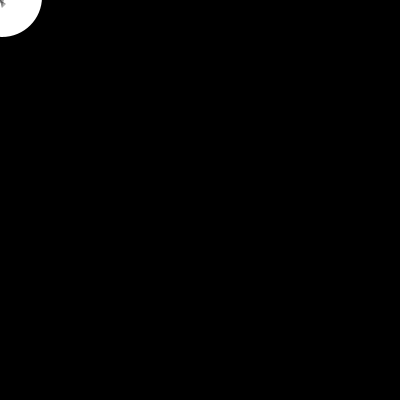
Frame 1 (no input)
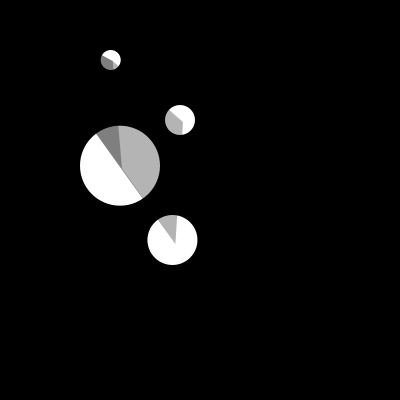
Frame 60 (the mouse pressed at the canvas centre just before this capture)
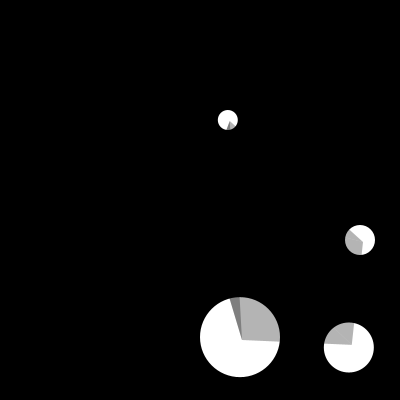
Frame 120 (the mouse held since frame 60 and released just before this capture)

The Processing sketch that drew these frames (run headless with seeded random() and noise(); from frame 60 on, the mouse is pressed at the canvas centre):

// Processing sketch: processing_130481
// ── processing_130481.pde

//Copyright Christopher Henley 2014

/* As the orbs move randomly around the space
the connecting vertex can be moved with the mouse.
pressing any button grows the orbs and clicking the
left mouse button changes the bacground color at
random*/

//initialize x/y centerpoint location for orbs
float orb1x,orb1y;
float orb2x,orb2y;
float orb3x,orb3y;
float orb4x,orb4y;
//initialize random trajectories for orbs
float a=-1;
float b=4;
float c=-4;
float d=1;
float e=2;
float f=-3;
float g=3;
float h=2;
//initialize random color generation for connecting triangles
float clr1,clr2,clr3;
float clr4,clr5,clr6;
//initialize random background color
float bgclr1,bgclr2,bgclr3;
//initialize orb size
float diam;

void setup(){
  size(400,400);
  background(0,0,0);
  noCursor();
}

void draw(){
  rectMode(CENTER);
  fill(bgclr1,bgclr2,bgclr3);
  rect(width/2,height/2,width,height);
  fill(255,255,255);
  noStroke();
  //Orb No.1
  ellipse(orb1x+a,orb1y+b,50+diam,50+diam);
  orb1x=orb1x+a;
  orb1y=orb1y+b;
  if (orb1x>=width){
    a=random(-4,-1);
    clr1=random(255);
  }
  if (orb1y>=height){
    b=random(-4,-1);
  }
  if (orb1x<=0){
    a=random(1,4);
  }
  if (orb1y<=0){
    b=random(1,4);
    clr4=random(255);
  }
  //Orb No.2
  ellipse(orb2x+c,orb2y+d,20+diam,20+diam);
  orb2x=orb2x+c;
  orb2y=orb2y+d;
  if (orb2x>=width){
    c=random(-1,-4);
  }
  if (orb2y>=height){
    d=random(-1,-4);
    clr5=random(255);
  }
  if (orb2x<=0){
    c=random(1,4);
  }
  if (orb2y<=-0){
    d=random(1,4);
    clr2=random(255);
  }
  //Orb No.3
  ellipse(orb3x+e,orb3y+f,80+diam,80+diam);
  orb3x=orb3x+e;
  orb3y=orb3y+f;
  if (orb3x>=width){
    e=random(-2,-3);
  }
  if (orb3y>=height){
    f=random(-2,-3);
    clr1=random(255);
  }
  if (orb3x<=-0){
    e=random(2,3);
    clr5=random(255);
  }
  if (orb3y<=-0){
    f=random(2,3);
  }
  //Orb No.4
   ellipse(orb4x+g,orb4y+h,30+diam,30+diam);
  orb4x=orb4x+g;
  orb4y=orb4y+h;
  if (orb4x>=width){
    g=random(-2,-3);
    clr6=random(255);
  }
  if (orb4y>=height){
    h=random(-2,-3);
  }
  if (orb4x<=-0){
    g=random(2,3);
    clr3=random(255);
  }
  if (orb4y<=0){
    h=random(2,3);
  }
  //Change bg color when left mouse button is pressed
  if (mousePressed && (mouseButton==LEFT)){
    bgclr1=random(255);
    bgclr2=random(255);
    bgclr3=random(255);
  }
  //Change the diameter of the orbs while a key is presseds
  if (keyPressed==true){
    diam++;
  }
  else{
    diam=0;
  }
  //triangles change colors at regular intervals
  fill(clr1,clr2,clr3,75);
  triangle(mouseX,mouseY,orb1x+a,orb1y+b,orb4x+g,orb4y+h);
  fill(clr4,clr5,clr6,75);
  triangle(mouseX,mouseY,orb2x+c,orb2y+d,orb3x+e,orb3y+f);
  fill(clr1,clr2,clr3,75);
  triangle(mouseX,mouseY,orb1x+a,orb1y+b,orb3x+e,orb3y+f);
  fill(clr4,clr5,clr6,75);
  triangle(mouseX,mouseY,orb4x+g,orb4y+h,orb2x+c,orb2y+d);
  
 
}
